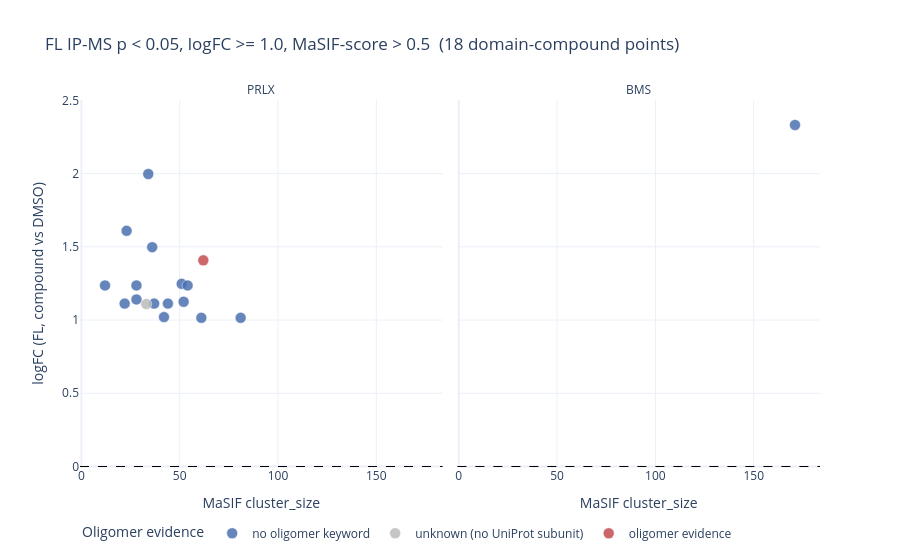

Here is the notebook cell this chart was saved with:
### Code cell
fig = px.scatter(
    manual_df,
    x="cluster_size",
    y="logFC",
    color="oligomer",
    color_discrete_map=OLIGOMER_COLORS,
    facet_col="compound",
    hover_name="gene",
    hover_data={
        "P1_id": True,
        "uniprot_accn": True,
        "MaSIF-score": ":.4f",
        "cluster_size": True,
        "logFC": ":+.3f",
        "pval": ":.4f",
        "passes_full_filters": True,
        "subunit_short": True,
        "oligomer": False,
        "compound": False,
    },
    labels={
        "cluster_size": "MaSIF cluster_size",
        "logFC": "logFC (FL, compound vs DMSO)",
        "oligomer": "Oligomer evidence",
        "subunit_short": "UniProt subunit",
    },
    title=(
        f"FL IP-MS p < {MANUAL_PVAL_CUTOFF}, logFC >= {MANUAL_LOGFC_CUTOFF}, "
        f"MaSIF-score > {MANUAL_MASIF_CUTOFF}"
        f"  ({len(manual_df)} domain-compound points)"
    ),
)
fig.add_hline(y=0, line_dash="dash", line_color="black", line_width=1)
fig.update_traces(marker=dict(size=11, opacity=0.85, line=dict(width=0.5, color="white")))
fig.update_layout(height=560, legend=dict(orientation="h", yanchor="bottom", y=-0.22), template="plotly_white")
fig.for_each_annotation(lambda a: a.update(text=a.text.replace("compound=", "")))

MANUAL_HTML_PATH = IPMS_DIR / "trim21_manual_inspection.html"
pio.write_html(fig, MANUAL_HTML_PATH, include_plotlyjs="cdn")
print(f"Standalone plot written to {MANUAL_HTML_PATH}")

fig.show()

### Figure 1 — Plotly figure (JSON) as saved in the notebook; plotly's stock layout.template omitted (floating-point values rounded to 4 significant figures)
{"data": [{"customdata": [["Q14444-F1-TED01_A", "Q14444", 0.5034, 0.04568, false, "May form homomultimers (PubMed:14764709). Interacts with G3BP1; interaction is direct and promotes stress granule formation (PubMed:17210633, PubMed:27022092, P", "no oligomer keyword", "PRLX"], ["Q15005-F1-TED01_A", "Q15005", 0.5224, 0.04003, false, "Component of the signal peptidase complex paralog A (SPC-A) composed of a catalytic subunit SEC11A and three accessory subunits SPCS1, SPCS2 and SPCS3. Componen", "no oligomer keyword", "PRLX"], ["Q92621-F1-TED03_A", "Q92621", 0.508, 0.006566, true, "Part of the nuclear pore complex (NPC) (PubMed:15229283, PubMed:9348540). Forms a complex with NUP35, NUP93, NUP155 and lamin B (PubMed:15703211, PubMed:2687872", "no oligomer keyword", "PRLX"], ["Q92620-F1-TED02_A", "Q92620", 0.5238, 0.02097, true, "Identified in the spliceosome C complex", "no oligomer keyword", "PRLX"], ["Q14671-F1-TED01_A", "Q14671", 0.5083, 0.03822, false, "Recruits the CCR4-POP2-NOT deadenylase leading to translational inhibition and mRNA degradation (PubMed:22955276). In case of viral infection, interacts with DH", "no oligomer keyword", "PRLX"], ["Q9Y5B9-F1-TED01_A", "Q9Y5B9", 0.5066, 0.03418, false, "Interacts with MYOG (via C-terminal region) (By similarity). Component of the FACT complex, a stable heterodimer of SSRP1 and SUPT16H (PubMed:10421373). Also a ", "no oligomer keyword", "PRLX"], ["Q9Y5B9-F1-TED02_A", "Q9Y5B9", 0.5042, 0.03418, false, "Interacts with MYOG (via C-terminal region) (By similarity). Component of the FACT complex, a stable heterodimer of SSRP1 and SUPT16H (PubMed:10421373). Also a ", "no oligomer keyword", "PRLX"], ["P61960-F1-TED01_A", "P61960", 0.5066, 0.04805, false, "Interacts with UBA5 (PubMed:26872069, PubMed:26929408, PubMed:27653677, PubMed:28360427, PubMed:29295865, PubMed:30412706). Interacts with UFC1 (PubMed:29868776", "no oligomer keyword", "PRLX"], ["Q9Y5B9-F1-TED04_A", "Q9Y5B9", 0.5763, 0.03418, true, "Interacts with MYOG (via C-terminal region) (By similarity). Component of the FACT complex, a stable heterodimer of SSRP1 and SUPT16H (PubMed:10421373). Also a ", "no oligomer keyword", "PRLX"], ["Q07864-F1-TED01_A", "Q07864", 0.5091, 0.03969, false, "Component of the DNA polymerase epsilon complex consisting of four subunits: the catalytic subunit POLE and the accessory subunits POLE2, POLE3 and POLE4. Inter", "no oligomer keyword", "PRLX"], ["Q07864-F1-TED05_A", "Q07864", 0.5062, 0.03969, true, "Component of the DNA polymerase epsilon complex consisting of four subunits: the catalytic subunit POLE and the accessory subunits POLE2, POLE3 and POLE4. Inter", "no oligomer keyword", "PRLX"], ["Q96T88-F1-TED04_A", "Q96T88", 0.515, 0.002487, false, "Interacts with DNMT1; the interaction is direct. Interacts with DNMT3A and DNMT3B. Interacts with HDAC1, but not with HDAC2. Interacts with BLTP3A. Interacts wi", "no oligomer keyword", "PRLX"], ["Q14671-F1-TED02_A", "Q14671", 0.5018, 0.03822, false, "Recruits the CCR4-POP2-NOT deadenylase leading to translational inhibition and mRNA degradation (PubMed:22955276). In case of viral infection, interacts with DH", "no oligomer keyword", "PRLX"], ["Q07864-F1-TED02_A", "Q07864", 0.5094, 0.03969, false, "Component of the DNA polymerase epsilon complex consisting of four subunits: the catalytic subunit POLE and the accessory subunits POLE2, POLE3 and POLE4. Inter", "no oligomer keyword", "PRLX"], ["Q01844-F1-TED01_A", "Q01844", 0.5243, 0.03689, false, "Binds POLR2C, SF1, calmodulin and RNA. Interacts with PTK2B/FAK2 and TDRD3. Binds calmodulin in the presence, but not in the absence, of calcium ion. Forms a co", "no oligomer keyword", "PRLX"]], "hovertemplate": "<b>%{hovertext}</b><br><br>MaSIF cluster_size=%{x}<br>logFC (FL, compound vs DMSO)=%{y:+.3f}<br>P1_id=%{customdata[0]}<br>uniprot_accn=%{customdata[1]}<br>MaSIF-score=%{customdata[2]:.4f}<br>pval=%{customdata[3]:.4f}<br>passes_full_filters=%{customdata[4]}<br>UniProt subunit=%{customdata[5]}<extra></extra>", "hovertext": ["CAPRIN1", "SPCS2", "NUP205", "DHX38", "PUM1", "SUPT16H", "SUPT16H", "UFM1", "SUPT16H", "POLE", "POLE", "UHRF1", "PUM1", "POLE", "EWSR1"], "legendgroup": "no oligomer keyword", "marker": {"color": "#4C72B0", "line": {"color": "white", "width": 0.5}, "opacity": 0.85, "size": 11, "symbol": "circle"}, "mode": "markers", "name": "no oligomer keyword", "orientation": "v", "showlegend": true, "type": "scatter", "x": [52.0, 36.0, 51.0, 42.0, 81.0, 12.0, 28.0, 34.0, 54.0, 37.0, 44.0, 28.0, 61.0, 22.0, 23.0], "xaxis": "x", "y": [1.125, 1.498, 1.247, 1.02, 1.015, 1.236, 1.236, 1.997, 1.236, 1.112, 1.112, 1.141, 1.015, 1.112, 1.61], "yaxis": "y"}, {"customdata": [["P52948-F1-TED01_A", "P52948", 0.8259, 0.03199, true, "Part of the nuclear pore complex (NPC) (PubMed:15229283, PubMed:18287282). Interacts directly with NUP96 (PubMed:12191480). Part of the Nup160 subcomplex in the", "no oligomer keyword", "BMS"]], "hovertemplate": "<b>%{hovertext}</b><br><br>MaSIF cluster_size=%{x}<br>logFC (FL, compound vs DMSO)=%{y:+.3f}<br>P1_id=%{customdata[0]}<br>uniprot_accn=%{customdata[1]}<br>MaSIF-score=%{customdata[2]:.4f}<br>pval=%{customdata[3]:.4f}<br>passes_full_filters=%{customdata[4]}<br>UniProt subunit=%{customdata[5]}<extra></extra>", "hovertext": ["NUP98"], "legendgroup": "no oligomer keyword", "marker": {"color": "#4C72B0", "line": {"color": "white", "width": 0.5}, "opacity": 0.85, "size": 11, "symbol": "circle"}, "mode": "markers", "name": "no oligomer keyword", "orientation": "v", "showlegend": false, "type": "scatter", "x": [171.0], "xaxis": "x2", "y": [2.332], "yaxis": "y2"}, {"customdata": [["P35222-F1-TED03_A", "P35222", 0.5265, 0.02284, false, "(none)", "unknown (no UniProt subunit)", "PRLX"]], "hovertemplate": "<b>%{hovertext}</b><br><br>MaSIF cluster_size=%{x}<br>logFC (FL, compound vs DMSO)=%{y:+.3f}<br>P1_id=%{customdata[0]}<br>uniprot_accn=%{customdata[1]}<br>MaSIF-score=%{customdata[2]:.4f}<br>pval=%{customdata[3]:.4f}<br>passes_full_filters=%{customdata[4]}<br>UniProt subunit=%{customdata[5]}<extra></extra>", "hovertext": ["CTNNB1"], "legendgroup": "unknown (no UniProt subunit)", "marker": {"color": "#BBBBBB", "line": {"color": "white", "width": 0.5}, "opacity": 0.85, "size": 11, "symbol": "circle"}, "mode": "markers", "name": "unknown (no UniProt subunit)", "orientation": "v", "showlegend": true, "type": "scatter", "x": [33.0], "xaxis": "x", "y": [1.109], "yaxis": "y"}, {"customdata": [["P09601-F1-TED01_A", "P09601", 0.5135, 0.0368, false, "Homodimer and higher order homooligomer. Oligomerization is crucial for its stability and function in the endoplasmic reticulum. Interacts with FLVCR2; this int", "oligomer evidence", "PRLX"]], "hovertemplate": "<b>%{hovertext}</b><br><br>MaSIF cluster_size=%{x}<br>logFC (FL, compound vs DMSO)=%{y:+.3f}<br>P1_id=%{customdata[0]}<br>uniprot_accn=%{customdata[1]}<br>MaSIF-score=%{customdata[2]:.4f}<br>pval=%{customdata[3]:.4f}<br>passes_full_filters=%{customdata[4]}<br>UniProt subunit=%{customdata[5]}<extra></extra>", "hovertext": ["HMOX1"], "legendgroup": "oligomer evidence", "marker": {"color": "#C44E52", "line": {"color": "white", "width": 0.5}, "opacity": 0.85, "size": 11, "symbol": "circle"}, "mode": "markers", "name": "oligomer evidence", "orientation": "v", "showlegend": true, "type": "scatter", "x": [62.0], "xaxis": "x", "y": [1.408], "yaxis": "y"}], "layout": {"annotations": [{"showarrow": false, "text": "PRLX", "x": 0.245, "xanchor": "center", "xref": "paper", "y": 1.0, "yanchor": "bottom", "yref": "paper"}, {"showarrow": false, "text": "BMS", "x": 0.755, "xanchor": "center", "xref": "paper", "y": 1.0, "yanchor": "bottom", "yref": "paper"}], "height": 560, "legend": {"orientation": "h", "title": {"text": "Oligomer evidence"}, "tracegroupgap": 0, "y": -0.22, "yanchor": "bottom"}, "shapes": [{"line": {"color": "black", "dash": "dash", "width": 1}, "type": "line", "x0": 0, "x1": 1, "xref": "x domain", "y0": 0, "y1": 0, "yref": "y"}, {"line": {"color": "black", "dash": "dash", "width": 1}, "type": "line", "x0": 0, "x1": 1, "xref": "x2 domain", "y0": 0, "y1": 0, "yref": "y2"}], "title": {"text": "FL IP-MS p < 0.05, logFC >= 1.0, MaSIF-score > 0.5  (18 domain-compound points)"}, "xaxis": {"anchor": "y", "domain": [0.0, 0.49], "title": {"text": "MaSIF cluster_size"}}, "xaxis2": {"anchor": "y2", "domain": [0.51, 1.0], "matches": "x", "title": {"text": "MaSIF cluster_size"}}, "yaxis": {"anchor": "x", "domain": [0.0, 1.0], "title": {"text": "logFC (FL, compound vs DMSO)"}}, "yaxis2": {"anchor": "x2", "domain": [0.0, 1.0], "matches": "y", "showticklabels": false}}}
